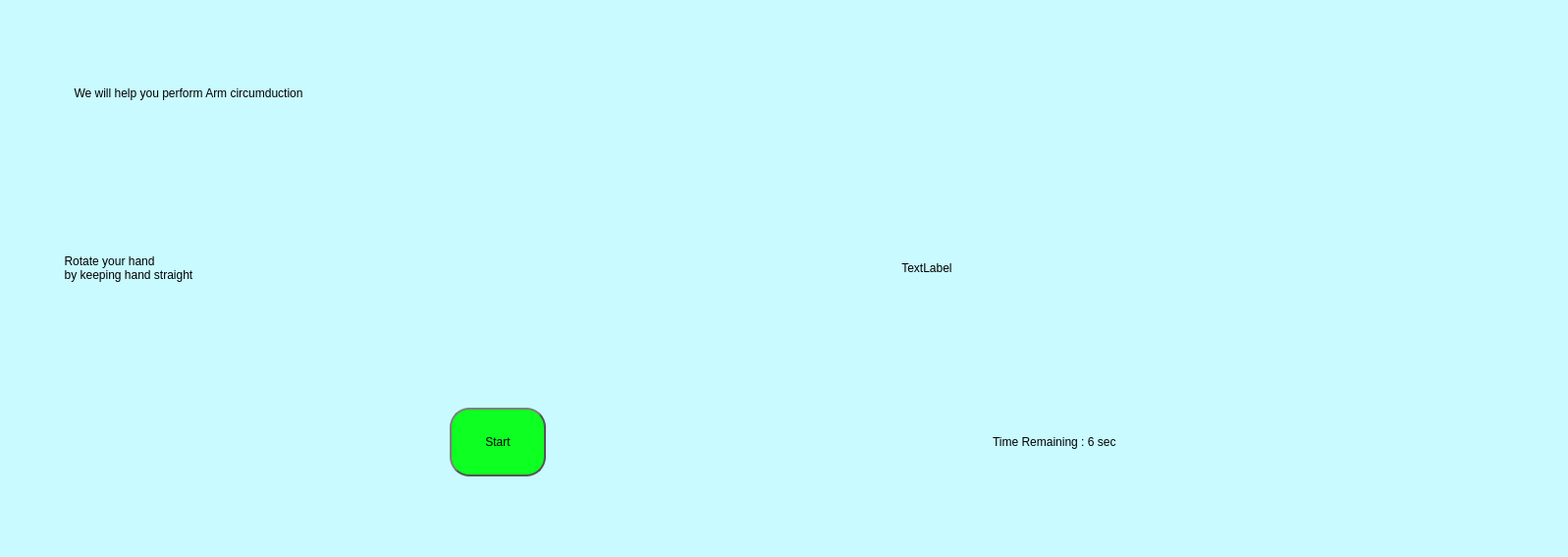
<?xml version="1.0" encoding="UTF-8"?>
<ui version="4.0">
 <class>MainWindow</class>
 <widget class="QMainWindow" name="MainWindow">
  <property name="geometry">
   <rect>
    <x>0</x>
    <y>0</y>
    <width>1597</width>
    <height>567</height>
   </rect>
  </property>
  <property name="windowTitle">
   <string>MainWindow</string>
  </property>
  <property name="styleSheet">
   <string notr="true">background-color: rgb(200, 250, 255);</string>
  </property>
  <widget class="QWidget" name="centralwidget">
   <layout class="QVBoxLayout" name="verticalLayout_2">
    <item>
     <widget class="QLabel" name="title">
      <property name="styleSheet">
       <string notr="true">font: 75 30pt &quot;MS Shell Dlg 2&quot;;</string>
      </property>
      <property name="text">
       <string>                    We will help you perform Arm circumduction</string>
      </property>
     </widget>
    </item>
    <item>
     <layout class="QHBoxLayout" name="horizontalLayout_3">
      <item>
       <widget class="QLabel" name="step">
        <property name="enabled">
         <bool>true</bool>
        </property>
        <property name="sizePolicy">
         <sizepolicy hsizetype="Preferred" vsizetype="Preferred">
          <horstretch>0</horstretch>
          <verstretch>0</verstretch>
         </sizepolicy>
        </property>
        <property name="styleSheet">
         <string notr="true">font: 30pt &quot;MS Shell Dlg 2&quot;;</string>
        </property>
        <property name="text">
         <string>                 Rotate your hand 
                 by keeping hand straight</string>
        </property>
       </widget>
      </item>
      <item>
       <widget class="QLabel" name="gif">
        <property name="sizePolicy">
         <sizepolicy hsizetype="Preferred" vsizetype="Preferred">
          <horstretch>0</horstretch>
          <verstretch>0</verstretch>
         </sizepolicy>
        </property>
        <property name="text">
         <string>                                   TextLabel</string>
        </property>
       </widget>
      </item>
     </layout>
    </item>
    <item>
     <layout class="QHBoxLayout" name="horizontalLayout_4">
      <item>
       <widget class="QPushButton" name="startButton">
        <property name="sizePolicy">
         <sizepolicy hsizetype="Fixed" vsizetype="Fixed">
          <horstretch>0</horstretch>
          <verstretch>0</verstretch>
         </sizepolicy>
        </property>
        <property name="minimumSize">
         <size>
          <width>98</width>
          <height>70</height>
         </size>
        </property>
        <property name="styleSheet">
         <string notr="true">
QPushButton {
	font: 20pt &quot;MS Shell Dlg 2&quot;;
    border: 2px solid #555;
    border-radius: 20px;
    border-style: outset;
    background-color: rgb(14, 255, 34);
    padding: 15px;
    }

QPushButton:hover {
    background-color: rgb(7, 255, 119);
    }

QPushButton:pressed {
    border-style: inset;
    background: qradialgradient(
        cx: 0.4, cy: -0.1, fx: 0.4, fy: -0.1,
        radius: 1.35, stop: 0 #fff, stop: 1 #ddd
        );
    }</string>
        </property>
        <property name="text">
         <string>Start</string>
        </property>
       </widget>
      </item>
      <item>
       <widget class="QLabel" name="time">
        <property name="sizePolicy">
         <sizepolicy hsizetype="Fixed" vsizetype="Preferred">
          <horstretch>0</horstretch>
          <verstretch>0</verstretch>
         </sizepolicy>
        </property>
        <property name="styleSheet">
         <string notr="true">font: 30pt &quot;MS Shell Dlg 2&quot;;</string>
        </property>
        <property name="text">
         <string>Time Remaining : 6 sec</string>
        </property>
       </widget>
      </item>
     </layout>
    </item>
   </layout>
  </widget>
  <widget class="QMenuBar" name="menubar">
   <property name="geometry">
    <rect>
     <x>0</x>
     <y>0</y>
     <width>1597</width>
     <height>26</height>
    </rect>
   </property>
  </widget>
  <widget class="QStatusBar" name="statusbar"/>
 </widget>
 <resources/>
 <connections/>
</ui>
